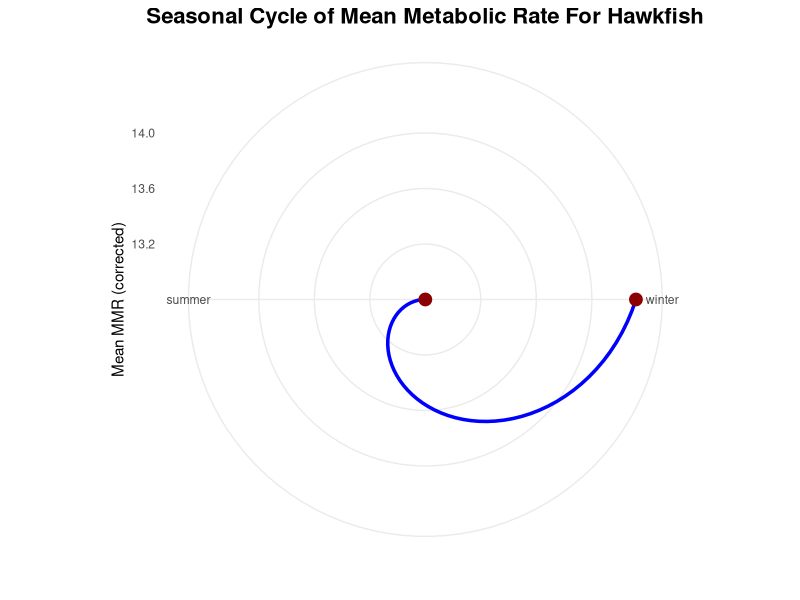
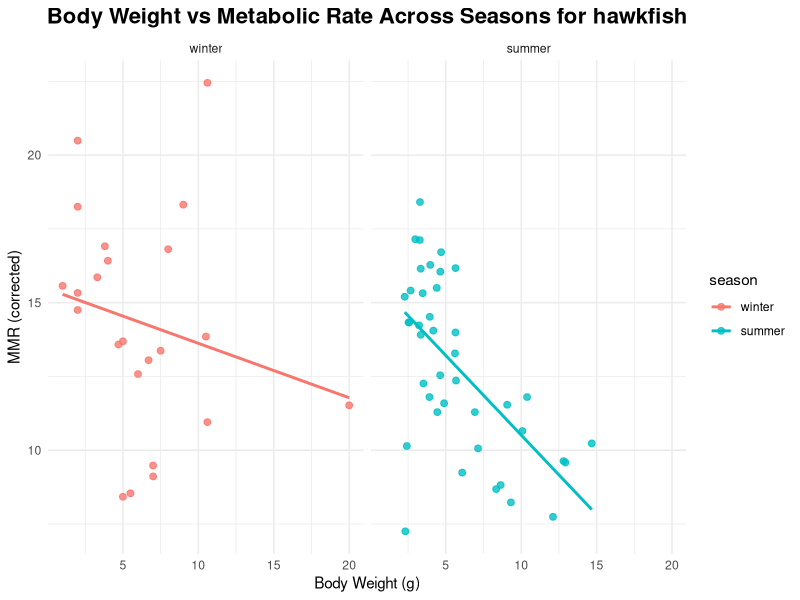
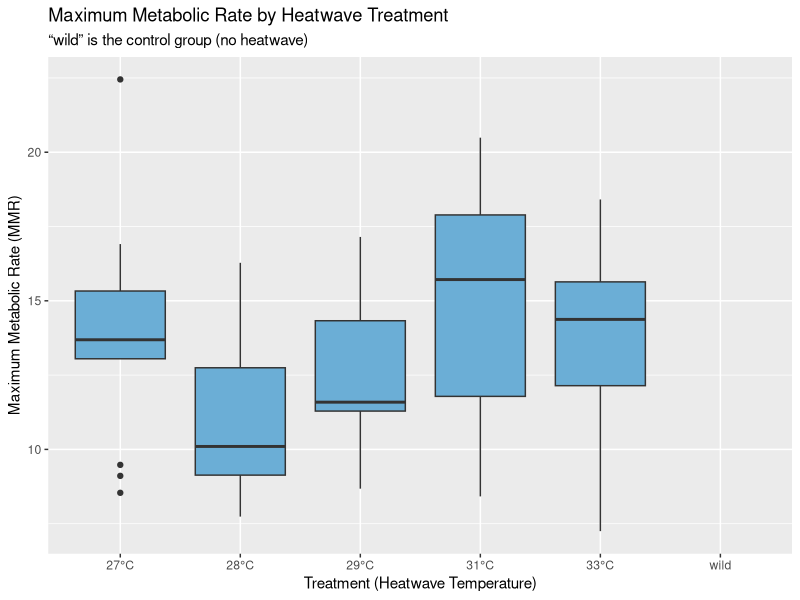
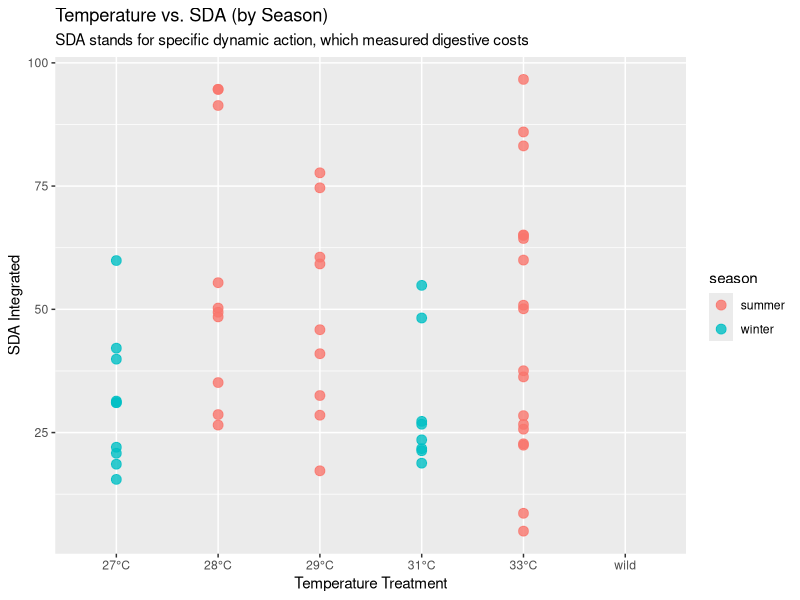

These figures' R source, in order:
## ---- chunk 1
library(tidyverse)
library(broom)
library(viridisLite)
library(ggplot2)
## ---- chunk 2
heatwaves_coral_fish <- read_csv("../data/VanWert_etal_2023_hawkfish.csv")
glimpse(heatwaves_coral_fish)
## ---- chunk 3
heatwaves_coral_fish_clean <- heatwaves_coral_fish |>
  rename(wet_mass = bw_g,
         total_length = tl_cm,
         standard_length = sl_cm,
         max_metabolic_rate = mmr_corrected,
         standard_metabolic_rate = smr_low10_all,
         absolute_aerobic_scope = aas_corrected,
         factorial_aerobic_scope = fas,
         SDA_coeff = sda_coeff,
         temp_of_arrhythmia = tarr,
         peak_max_heart_rate = fhmax_peak,
         temp_at_max_heart_rate = tpeak)
## ---- chunk 4

heatwave_vs_mmr <- heatwaves_coral_fish_clean |>
  ggplot(aes(x = treatment_new, y = max_metabolic_rate)) +
  geom_boxplot(fill = "#6BAED6") +
  scale_x_discrete(labels = function(x) ifelse(x == "wild", "wild", paste0(x, "°C"))) +
  labs(
    title = "Maximum Metabolic Rate by Heatwave Treatment",
    subtitle = "“wild” is the control group (no heatwave)",
    x = "Treatment (Heatwave Temperature)",
    y = "Maximum Metabolic Rate (MMR)"
  )

# Save the plot
ggsave("fig_heatwave_boxplot.png", heatwave_vs_mmr, width = 7, height = 5)

## ---- chunk 5

temp_energy_season <- heatwaves_coral_fish_clean |>
  ggplot(aes(x = treatment_new, y = SDA_integrated, color = season)) +
  geom_point(alpha = 0.8, size = 3) +
  scale_x_discrete(labels = function(x) ifelse(x == "wild", "wild", paste0(x, "°C"))) +
  labs(
    title = "Temperature vs. SDA (by Season)",
    subtitle = "SDA stands for specific dynamic action, which measured digestive costs",
    x = "Temperature Treatment",
    y = "SDA Integrated"
  )

# Save the plot
ggsave("fig_temp_energy_season_scatterplot.png", temp_energy_season, width = 7, height = 5)
## ---- chunk 6

df <- read.csv("../data/VanWert_etal_2023_hawkfish.csv")
df$season <- factor(df$season, 
                    levels = c("winter", "spring", "summer", "fall"))


season_means <- df |>
  group_by(season) |>
  summarise(mean_mmr = mean(mmr_corrected, na.rm = TRUE))


ggplot(season_means, aes(x = season, y = mean_mmr, group = 1)) +
  geom_line(size = 1.2, color = "blue") +
  geom_point(size = 4, color = "darkred") +
  coord_polar() +
  theme_minimal() +
  labs(
    title = "Seasonal Cycle of Mean Metabolic Rate For Hawkfish",
    x = "",
    y = "Mean MMR (corrected)"
  ) +
  theme(
    plot.title = element_text(size = 16, face = "bold", hjust = 0.5)
   
  )


## ---- chunk 7

df <- read.csv("../data/VanWert_etal_2023_hawkfish.csv")

df$season <- factor(df$season, 
                    levels = c("winter", "spring", "summer", "fall"))

ggplot(df, aes(x = bw_g, y = mmr_corrected, color = season)) +
  geom_point(alpha = 0.8, size = 2) +
  geom_smooth(method = "lm", se = FALSE) +
  facet_wrap(~ season, nrow = 1) +
  theme_minimal() +
  labs(
    title = "Body Weight vs Metabolic Rate Across Seasons for hawkfish",
    x = "Body Weight (g)",
    y = "MMR (corrected)"
  ) +
  theme(
    plot.title = element_text(size = 16, face = "bold", hjust = 0.5)

  )

## ---- chunk 8

## ---- chunk 9
